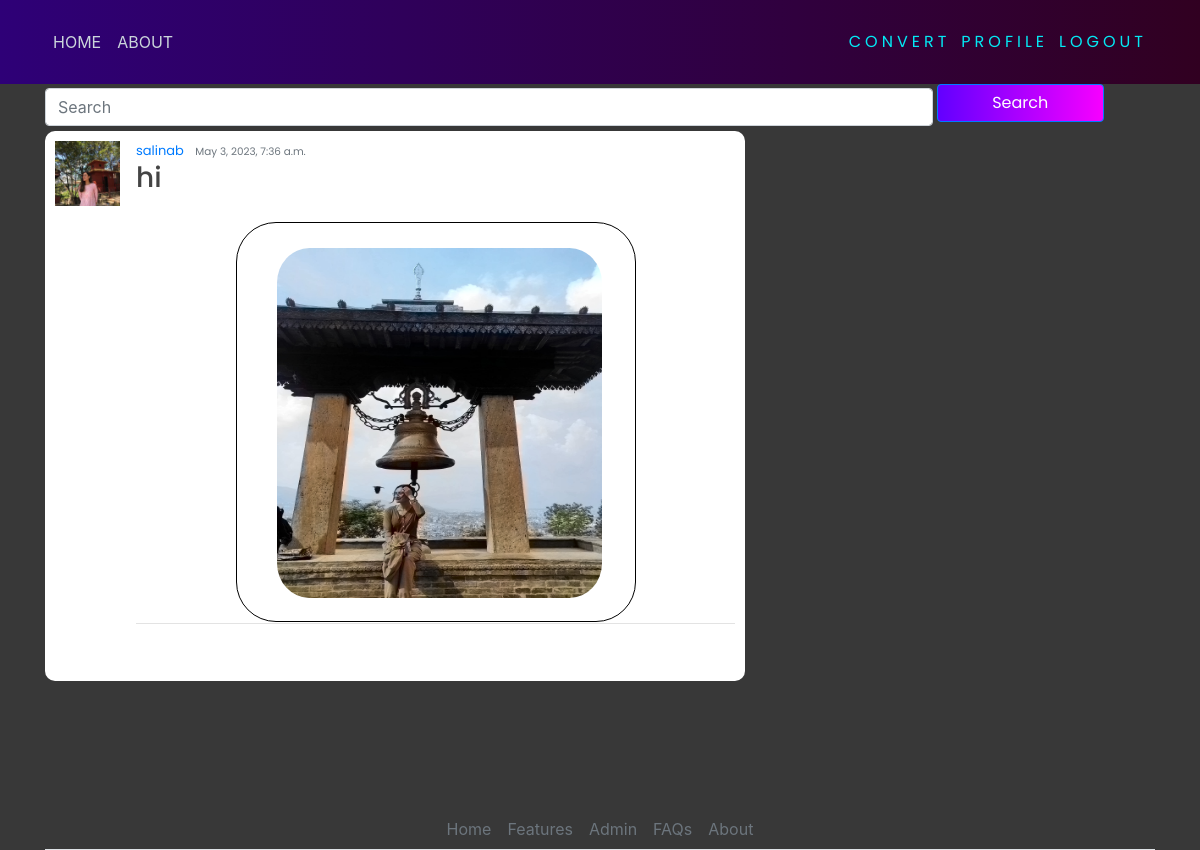
The page /post/57/ (signed in) on the database its author committed.
### blog/models.py (models this page shows, shortened)
class Post(models.Model):
    title = models.CharField(max_length = 200)
    date_posted = models.DateTimeField(default=timezone.now)
    image = models.ImageField(upload_to="images/")
    author = models.ForeignKey(User, on_delete=models.CASCADE)

### users/models.py (models this page shows, shortened)
class Profile(models.Model):
    user = models.OneToOneField(User, on_delete=models.CASCADE)
    image = models.ImageField(default='default.jpg', upload_to='profile_pics/')

### blog/views.py (the view)
# urls.py: path('post/<int:pk>/', PostDetailView.as_view(), name="blog-detail"),
class PostDetailView(LoginRequiredMixin, DetailView):
    model = Post
    template_name = 'post_detail.html'

### templates/post_detail.html (shortened to what this page needs)
{% extends 'base.html' %}
{% block content %}
        <article class="media content-section" style="height: 550px; width: 700px;">
            <img class="rounded-cirlce article-img" src="{{ object.author.profile.image.url }}" alt="">
            <div class="media-body">
              <div class="article-metadata">
                <a class="mr-2" href="#">{{ object.author }}</a>
                <small class="text-muted">{{ object.date_posted }}</small> <br>
                <h3><a class="article-title" href="#">{{ object.title }}</a></h3>
                <div class="section" style="display: flex;  ">
                  <div class="container" style="border-radius: 10px;margin-top: 20px; width: 400px; height: 400px; border: 1px solid black; border-radius: 10%;">
                    <img class="photo" src="{{object.image.url}}" alt=""  style="margin:25px; height: 350px; width: 325px; border-radius: 10%;">
                  </div>
                </div>
              </div>
            </div>
            <br>
          </article>
{% endblock content %}

### static/main.css (style rules this page uses)
body { background-color: rgb(56, 56, 56); margin-top: 5rem; background-size: contain; background-repeat: no-repeat; }
h1, h2, h3, h4, h5, h6, p { color: #444444; font-family: 'Poppins', sans-serif; }
.content-section { background: #ffffff; padding: 10px 10px; border-radius: 10px; margin-bottom: 20px; }
.article-title { color: #444444; }
.article-img { height: 65px; width: 65px; margin-right: 16px; }
.article-metadata { font-family: 'Poppins', sans-serif; padding-bottom: 1px; margin-bottom: 4px; font-size: 13px; border-bottom: 1px solid #e3e3e3 }
.photo { height: 300px; width: 300px; margin-right: 16px; }

### rows shown on the page
Post: author.profile.image (picture), author "salinab", date_posted "May 3, 2023, 7:36 a.m.", title "hi", image (picture)
